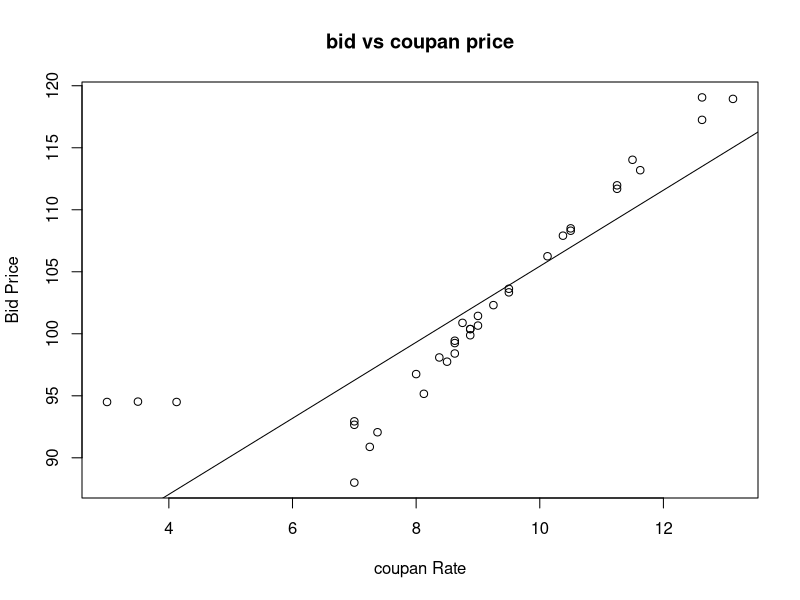
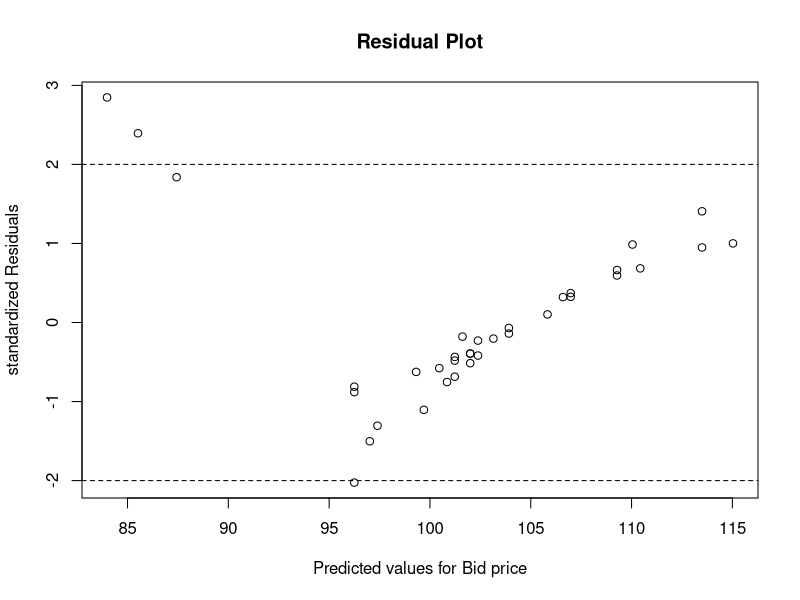
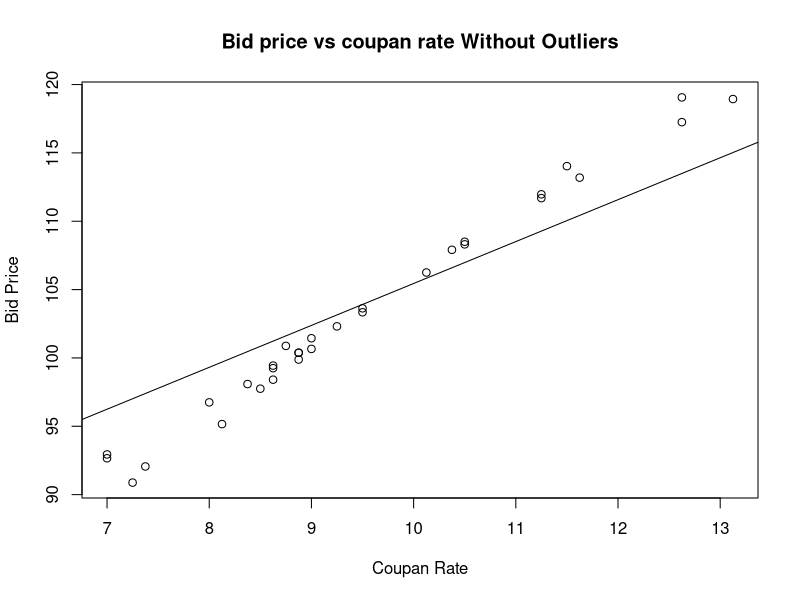

Source code (R) for these figures, in order:
#to read data
bonds <- read.delim("bonds.txt",row.names = 1)
View(bonds)
str(bonds)
summary(bonds)
plot(bonds$CouponRate,bonds$BidPrice,main = "bid vs coupan price",xlab = "coupan Rate",ylab = "Bid Price")
bondsmod <- lm(BidPrice~CouponRate,data = bonds) # to bulid model
abline(bondsmod) # to draw regression line on the plot
summary(bondsmod)

#to handle outliers
plot(bondsmod$fitted.values,rstandard(bondsmod),
     main = "Residual Plot",
     xlab = "Predicted values for Bid price",
     ylab = "standardized Residuals")
abline(h=2,lty=2)
abline(h=-2,lty=2)

#below function is to identify the points which will be clicked by mouse pointer
identify(bondsmod$fitted.values,rstandard(bondsmod))

#we have identified the points,we have to remove one point at a time
#then again check for the outliers
#here we are creating the object without farthest point i.e. 13
bonds_new <- bonds[-c(4,13,34,35)]
#and also the new model
bondsmod1 <- lm(bonds_new$BidPrice~bonds_new$CouponRate)

#we have to identify the new outliers
identify(bondsmod1$fitted.values,rstandard(bondsmod1))
summary(bondsmod1) # R2 value is now more closed to 1
#remove others points one by one & do the above process once again
#not all the process, just from bonds_new ;)

#Now plot new regresssion line
plot(bonds$CouponRate[-c(4,13,34,35)],bonds$BidPrice[-c(4,13,34,35)],
     main = "Bid price vs coupan rate Without Outliers",
     xlab = "Coupan Rate",
     ylab = "Bid Price")
abline(bondsmod1)